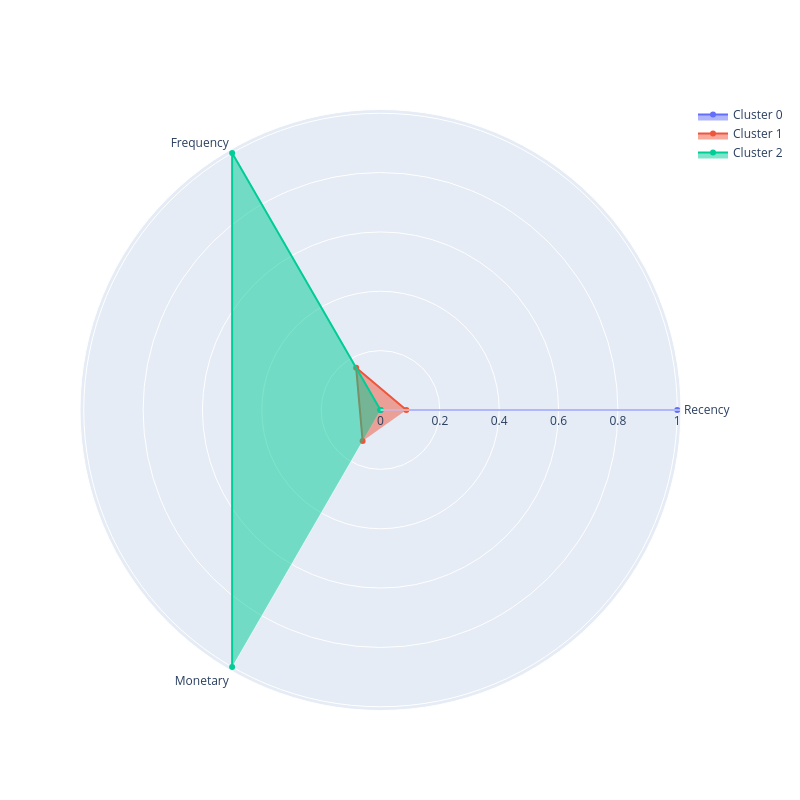

Notebook source saved alongside this figure:
### Markdown cell above
### Задание 5.8

Визуализируйте профили кластеров в виде полярной диаграммы на основе средних RFM-характеристик, вычисленных для каждого кластера. 

Проанализируйте кластеры и на основе анализа сопоставьте номер кластера и его описание.

Описание кластера:
* Кластер соответствует «лояльным» клиентам, которые приносят наибольший доход, совершают покупки чаще всего, а давность их последней покупки наименьшая.
* Кластер соответствует «промежуточным» клиентам, которые являются активными, но покупают не так часто и много, как лояльные клиенты. В то же время эти клиенты не являются «потерянными».
* Кластер соответствует «потерянным» клиентам, которые купили меньше всего товара, и их последняя покупка была совершена очень давно.

### Code cell
# Строим полярную диаграмму профилей кластеров
plot_cluster_profile(cluster_profiles, len(cluster_profiles))

# Анализируем кластеры и сопоставляем с описаниями
print("\nАНАЛИЗ КЛАСТЕРОВ И СОПОСТАВЛЕНИЕ С ОПИСАНИЯМИ:")
print("=" * 60)

# Сортируем кластеры по характеристикам для анализа
clusters_analyzed = []

for cluster_id in cluster_profiles.index:
    recency = cluster_profiles.loc[cluster_id, 'Recency']
    frequency = cluster_profiles.loc[cluster_id, 'Frequency']
    monetary = cluster_profiles.loc[cluster_id, 'Monetary']
    size = cluster_sizes.loc[cluster_id]
    
    clusters_analyzed.append({
        'cluster_id': cluster_id,
        'recency': recency,
        'frequency': frequency,
        'monetary': monetary,
        'size': size
    })

# Сортируем по Recency (чем меньше, тем лучше) и Frequency (чем больше, тем лучше)
clusters_sorted_recency = sorted(clusters_analyzed, key=lambda x: x['recency'])
clusters_sorted_frequency = sorted(clusters_analyzed, key=lambda x: x['frequency'], reverse=True)
clusters_sorted_monetary = sorted(clusters_analyzed, key=lambda x: x['monetary'], reverse=True)

# Определяем типы кластеров
cluster_types = {}

# Лояльные клиенты - лучшие по всем показателям
loyal_cluster = min(clusters_analyzed, key=lambda x: (x['recency'], -x['frequency'], -x['monetary']))
cluster_types[loyal_cluster['cluster_id']] = "Лояльные клиенты"

# Потерянные клиенты - худшие по всем показарам
lost_cluster = max(clusters_analyzed, key=lambda x: (x['recency'], -x['frequency'], -x['monetary']))
cluster_types[lost_cluster['cluster_id']] = "Потерянные клиенты"

# Промежуточные клиенты - оставшийся кластер
for cluster in clusters_analyzed:
    if cluster['cluster_id'] not in [loyal_cluster['cluster_id'], lost_cluster['cluster_id']]:
        cluster_types[cluster['cluster_id']] = "Промежуточные клиенты"

# Выводим результаты анализа
print("\nСОПОСТАВЛЕНИЕ КЛАСТЕРОВ:")
for cluster_id, description in cluster_types.items():
    cluster_data = cluster_profiles.loc[cluster_id]
    print(f"\nКластер {cluster_id}: {description}")
    print(f"  Recency: {cluster_data['Recency']:.1f} дней")
    print(f"  Frequency: {cluster_data['Frequency']:.1f} заказов")
    print(f"  Monetary: £{cluster_data['Monetary']:.1f}")
    print(f"  Размер кластера: {cluster_sizes.loc[cluster_id]} клиентов")

# Альтернативная визуализация для лучшего понимания
plt.figure(figsize=(12, 4))

# График 1: Recency по кластерам
plt.subplot(1, 3, 1)
colors = ['green' if cluster_types[i] == "Лояльные клиенты" else 
          'orange' if cluster_types[i] == "Промежуточные клиенты" else 
          'red' for i in cluster_profiles.index]
plt.bar(cluster_profiles.index, cluster_profiles['Recency'], color=colors)
plt.title('Средний Recency по кластерам')
plt.xlabel('Кластер')
plt.ylabel('Recency (дни)')

# График 2: Frequency по кластерам
plt.subplot(1, 3, 2)
plt.bar(cluster_profiles.index, cluster_profiles['Frequency'], color=colors)
plt.title('Средняя Frequency по кластерам')
plt.xlabel('Кластер')
plt.ylabel('Frequency (заказы)')

# График 3: MonetaryValue по кластерам
plt.subplot(1, 3, 3)
plt.bar(cluster_profiles.index, cluster_profiles['Monetary'], color=colors)
plt.title('Средний MonetaryValue по кластерам')
plt.xlabel('Кластер')
plt.ylabel('MonetaryValue (£)')

plt.tight_layout()
plt.show()

# Итоговые ответы
print("\n" + "=" * 60)
print("ИТОГОВЫЕ ОТВЕТЫ:")
print(f"Задание 5.7: Максимальное среднее значение Frequency = {round(max_frequency)}")
print("\nЗадание 5.8: Сопоставление кластеров:")
for cluster_id, description in cluster_types.items():
    print(f"  Кластер {cluster_id} → {description}")

### Figure 1 — Plotly figure (JSON) as saved in the notebook; plotly's stock layout.template omitted (floating-point values rounded to 4 significant figures)
{"data": [{"fill": "toself", "name": "Cluster 0", "r": [1.0, 0.0, 0.0], "theta": ["Recency", "Frequency", "Monetary"], "type": "scatterpolar"}, {"fill": "toself", "name": "Cluster 1", "r": [0.08703, 0.164, 0.1205], "theta": ["Recency", "Frequency", "Monetary"], "type": "scatterpolar"}, {"fill": "toself", "name": "Cluster 2", "r": [0.0, 1.0, 1.0], "theta": ["Recency", "Frequency", "Monetary"], "type": "scatterpolar"}], "layout": {"autosize": false, "height": 800, "showlegend": true, "width": 800}}
